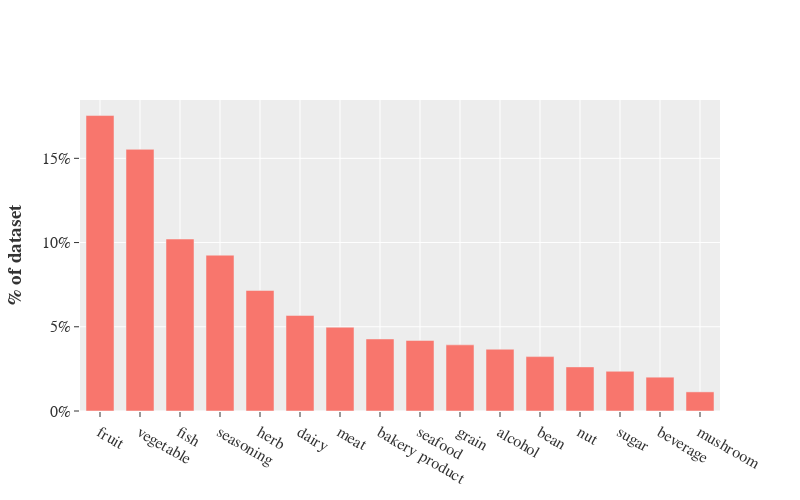

The cell this chart's notebook holds for it:
### Code cell
plotly_from_dict(cat_counts, 'Categories')

### Figure 1 — Plotly figure (JSON) as saved in the notebook; plotly's stock layout.template omitted (floating-point values rounded to 4 significant figures)
{"data": [{"type": "bar", "x": ["fruit", "vegetable", "fish", "seasoning", "herb", "dairy", "meat", "bakery product", "seafood", "grain", "alcohol", "bean", "nut", "sugar", "beverage", "mushroom"], "y": [0.1754, 0.1553, 0.1021, 0.0925, 0.07155, 0.05672, 0.04974, 0.04276, 0.04188, 0.03927, 0.03665, 0.03229, 0.02618, 0.02356, 0.02007, 0.01134]}], "layout": {"autosize": false, "bargap": 0.3, "font": {"family": "CMU Serif", "size": 16}, "height": 500, "title": {"x": 0.5}, "width": 800, "xaxis": {"tickmode": "linear", "title": {}}, "yaxis": {"tickformat": "2%", "title": {"text": "<b>% of dataset</b>"}}}}
